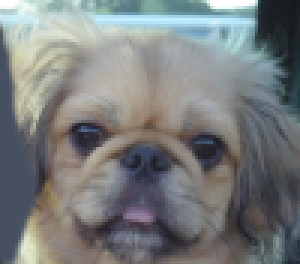
#> input picture dog1.bmp, 100 x 88 px (shown 3 times larger)
$ python ImageConvolution.py
#> lines starting #> are read from the running program, lines starting #| are printed output that depends on the picture
import matplotlib.pyplot as plt
import numpy as np
import cv2
import math

# [4 lines of commented-out code are left out]


dog = cv2.imread('dog1.bmp')
#> dog is the input picture: shape (88, 100, 3); mean B, G, R 125.2, 124.7, 121.5
cat = cv2.imread('cat1.bmp')
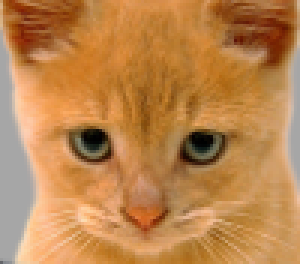
#> input picture cat1.bmp, 100 x 88 px (shown 3 times larger)
#> cat is the input picture: shape (88, 100, 3); mean B, G, R 77.3, 132.8, 188.5

# convolution!!!!

def con(im, mass, mass_n, mass_m):
    kh = mass_n
    kw = mass_m
    hh = kh // 2
    hw = kw // 2
    im_h, im_w, t = im.shape
    im_result = np.zeros_like(im)
    for y in range(hh, im_h-(kh-hh)):
        for x in range(hw, im_w-(kw-hw)):
            sum = [0,0,0]
            for j in range(kh):
                jj = kh - j -1
                for i in range(kw):
                    ii = kw - i -1
                    rx = x+i-hw
                    ry = y+j-hh
                    b = im[ry,rx,0]
                    g = im[ry,rx,1]
                    r = im[ry,rx,2]
                    sum[0] += b*mass[jj][ii]
                    sum[1] += g*mass[jj][ii]
                    sum[2] += r*mass[jj][ii]
            im_result[y, x] = sum
    return im_result

# gaus massiv
grey_ = 0
sigma = 0.9

size = int(8*sigma + 1)
if size%2 == 0: size+=1

gaus_m = np.zeros((size,size))
centre = size//2+1
sum = 0
for i in range(size):
    for j in range(size):
        gaus_m[j,i] = 1/(2*math.pi*sigma**2)*math.exp(-(((j-centre)*(j-centre))+((i-centre)*(i-centre)))/(2*sigma*sigma))
        sum = sum + gaus_m[j,i]
gaus_m = gaus_m/sum

#high pass matrix
mtr = [[0.002, 0.013, 0.220, 0.013, 0.002],
       [0.013, 0.060, 0.098, 0.060, 0.013],
       [0.220, 0.098, 0.162, 0.098, 0.220],
       [0.013, 0.060, 0.098, 0.060, 0.013],
       [0.002, 0.013, 0.220, 0.013, 0.002]]
s1 = np.sum(mtr)
mtr /= s1
mtr_size = 5


dog_clon = con(dog,gaus_m,size,size)
#> after the loop in con, `for y in range(hh, im_h-(kh-hh)):`:
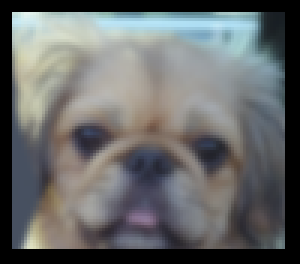
#> im_result: shape (88, 100, 3) (shown 3 times larger); mean B, G, R 104.7, 104.6, 102.7
cat_clon = con(cat,gaus_m,size,size)
#> call 2 of con, with mass = array of shape (9, 9), mass_n = 9, mass_m = 9
#> after the loop in con (call 2), `for y in range(hh, im_h-(kh-hh)):`:
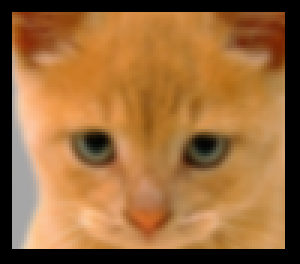
#> im_result: shape (88, 100, 3) (shown 3 times larger); mean B, G, R 58.6, 105.7, 153.1

plt.figure(1)
plt.subplot(121)
plt.imshow(cv2.cvtColor(dog_clon, cv2.COLOR_BGR2RGB))
plt.axis('off')


ht, wt, t = cat.shape
#> ht = 88; wt = 100; t = 3
cat_clon1 = np.zeros_like(cat)
for i in range(ht):
    for j in range(wt):
        cat_clon1[i,j] = cat[i,j] - cat_clon[i,j]+dog_clon[i,j]
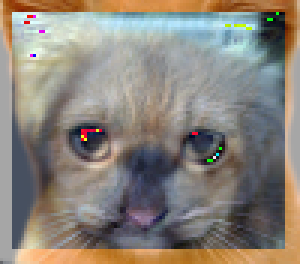
#> cat_clon1: shape (88, 100, 3) (shown 3 times larger); mean B, G, R 123.2, 131.8, 138.6


#dog_clon = con(dog, gaus_m, size, size)
#cat_clon = con(cat, high_pass, size, size)


plt.subplot(122)
#plt.imshow(cv2.cvtColor(dog, cv2.COLOR_BGR2RGB))
plt.imshow(cv2.cvtColor(cat_clon1, cv2.COLOR_BGR2RGB))
plt.axis('off')
plt.show()
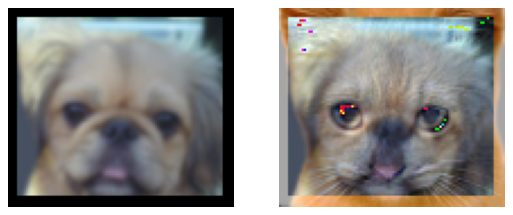
#> figure drawn by matplotlib, 2 panels
